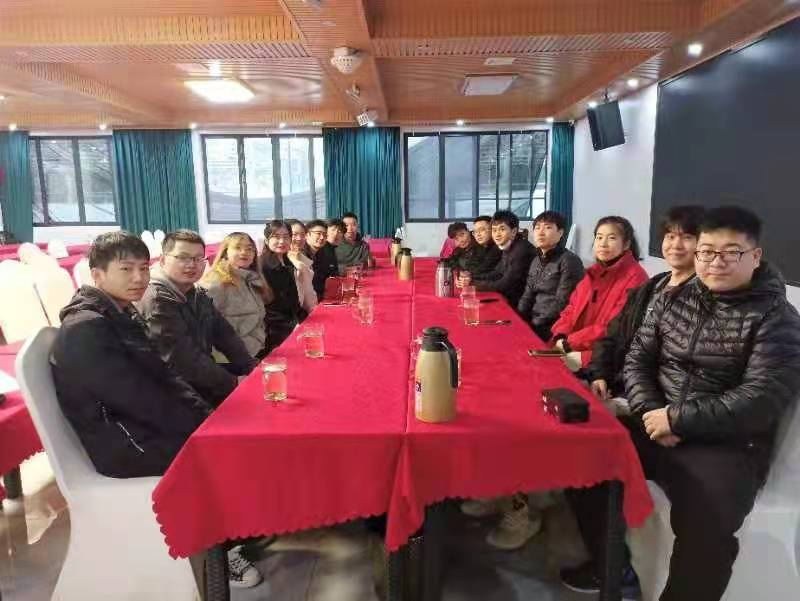
#> input picture ThirdProject/MTCNN/prac1/img/1.jpg, 800 x 601 px, found by its file name
$ python test06.py
#> lines starting #> are read from the running program, lines starting #| are printed output that depends on the picture
# _*_ coding:utf-8 _*_
# 我的名字: Administrator-LQ
# 创建时间: 2021/11/10 9:38
# 文件名称: test06.py
# 开发工具: Pycharm
from cv2 import cv2

img = cv2.imread("../img/1.jpg")
#> img is the input picture: shape (601, 800, 3); mean B, G, R 94.5, 93.8, 131.1

# USM锐化 - 2倍原图减去高斯模糊
dst1 = cv2.GaussianBlur(img, (5, 5), 0)
dst2 = cv2.addWeighted(img, 2, dst1, -1, 0)
# 拉普拉斯锐化(高通滤波) - 提取边缘、轮廓
dst3 = cv2.Laplacian(img, -1)
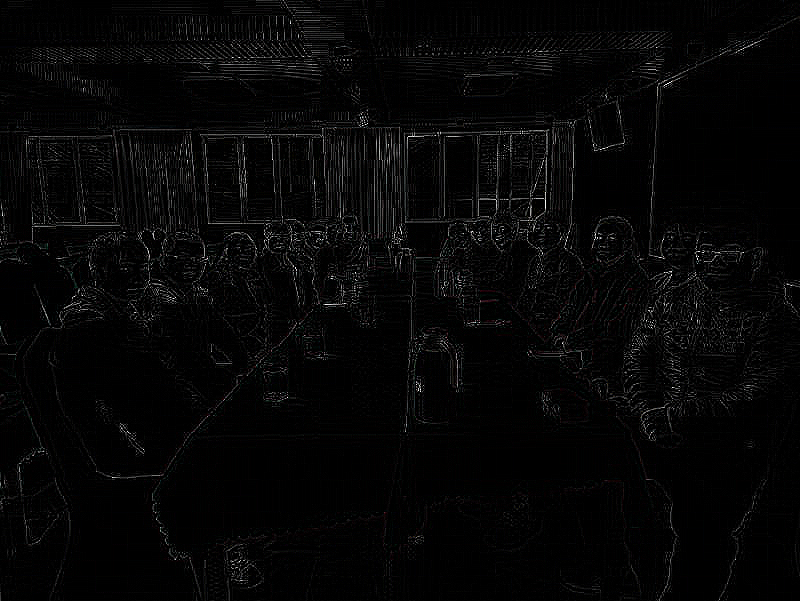
#> dst3: shape (601, 800, 3); mean B, G, R 6.1, 6.1, 6.1

cv2.imshow("img", img)
cv2.imshow("dst1", dst1)
cv2.imshow("dst2", dst2)
cv2.imshow("dst3", dst3)
cv2.waitKey(0)
cv2.destroyAllWindows()
